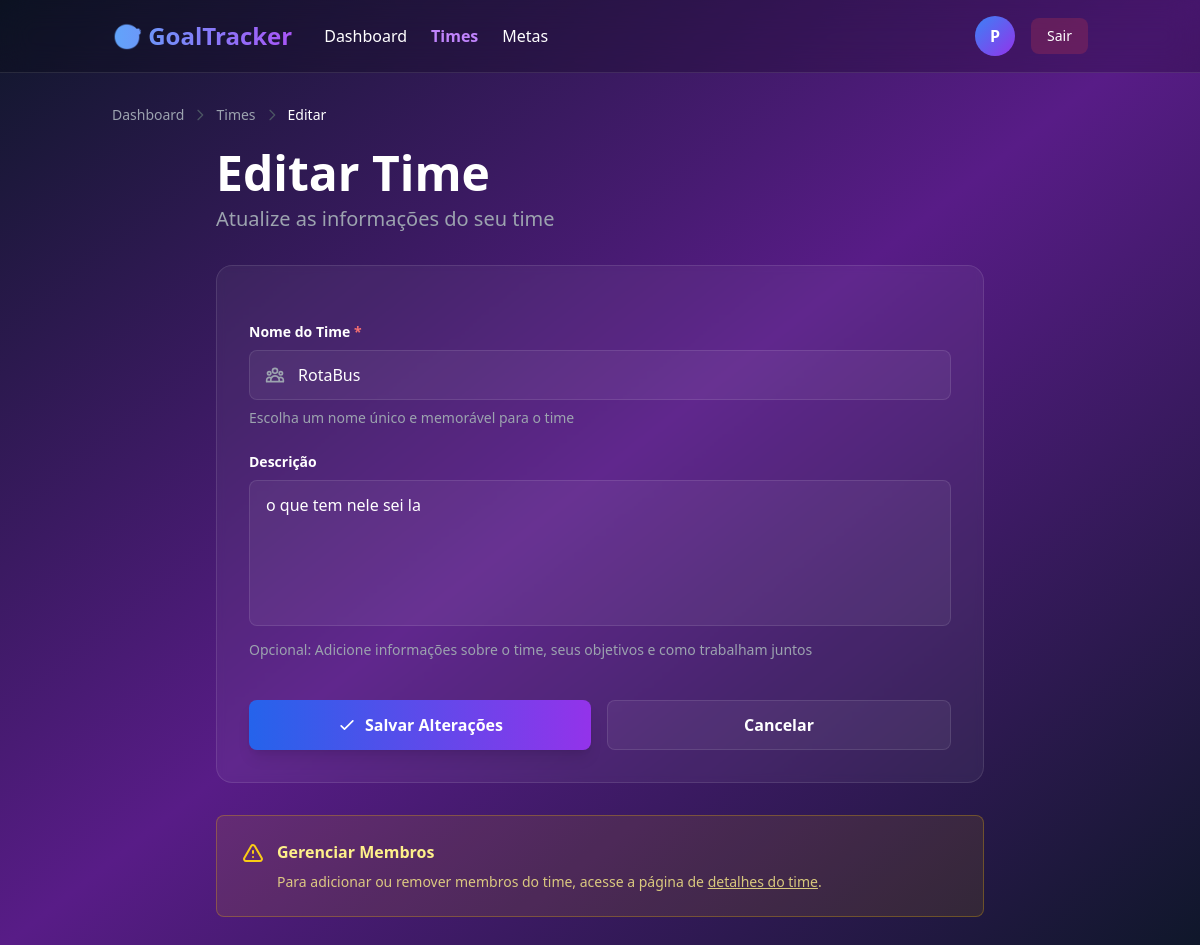
The page /team/2/edit/ (signed in) on the database its author committed.
### users/models.py (models this page shows, shortened)
class CustomUser(AbstractUser):
    photo = models.ImageField(upload_to="profiles/", blank=True, null=True)
    role = models.CharField(max_length=100, blank=True, null=True)

### teams/models.py (models this page shows, shortened)
class Team(models.Model):
    name = models.CharField(max_length=150)
    description = models.TextField(blank=True)
    owner = models.ForeignKey(CustomUser, on_delete=models.CASCADE, related_name='owned_teams')
    members = models.ManyToManyField(CustomUser, related_name="teams", blank=True)
    created_at = models.DateTimeField(auto_now_add=True)

### teams/views.py (the view)
# urls.py: path("<int:pk>/edit/", TeamUpdateView.as_view(), name="team-edit"),
class TeamUpdateView(LoginRequiredMixin, UpdateView):
    model = Team
    form_class = TeamForm
    template_name = "teams/team_form.html"
    success_url = reverse_lazy("team-list")

### teams/forms.py
class TeamForm (forms.ModelForm):
    class Meta:
        model = Team
        fields = ['name', 'description']

### templates/teams/team_form.html (shortened to what this page needs)
{% load static %}
<!DOCTYPE html>
<html lang="pt-BR">
<head>
    <script src="https://cdn.tailwindcss.com"></script>
</head>
<body class="bg-gradient-to-br from-slate-900 via-purple-900 to-slate-900 text-white min-h-screen">
    <nav class="bg-black/20 backdrop-blur-lg border-b border-white/10">
        <div class="container mx-auto px-6 py-4">
            <div class="flex justify-between items-center">
                <div class="flex items-center gap-8">
                    <a href="{% url 'core:home' %}" class="text-2xl font-bold bg-gradient-to-r from-blue-400 to-purple-500 bg-clip-text text-transparent">
                    </a>
                    <div class="hidden md:flex gap-6">
                        <a href="{% url 'core:dashboard' %}" class="hover:text-purple-400 transition">Dashboard</a>
                        <a href="{% url 'team-list' %}" class="text-purple-400 font-semibold">Times</a>
                        <a href="{% url 'goal-list' %}" class="hover:text-purple-400 transition">Metas</a>
                    </div>
                </div>
                <div class="flex items-center gap-4">
                    <div class="flex items-center gap-3">
                        {% if user.photo %}
                        <img src="{{ user.photo.url }}" alt="{{ user.username }}" class="w-10 h-10 rounded-full border-2 border-purple-500">
                        {% else %}
                        <div class="w-10 h-10 rounded-full bg-gradient-to-br from-blue-500 to-purple-600 flex items-center justify-center font-bold">
                            {{ user.username|first|upper }}
                        </div>
                        {% endif %}
                    </div>
                    <a href="{% url 'logout' %}" class="px-4 py-2 bg-red-500/20 hover:bg-red-500/30 rounded-lg transition text-sm">
                        Sair
                    </a>
                </div>
            </div>
        </div>
    </nav>
    <div class="container mx-auto px-6 py-8">
        <div class="flex items-center gap-2 text-sm mb-6">
            <a href="{% url 'core:dashboard' %}" class="text-gray-400 hover:text-white transition">Dashboard</a>
            <svg class="w-4 h-4 text-gray-600" fill="none" stroke="currentColor" viewBox="0 0 24 24">
                <path stroke-linecap="round" stroke-linejoin="round" stroke-width="2" d="M9 5l7 7-7 7"/>
            </svg>
            <a href="{% url 'team-list' %}" class="text-gray-400 hover:text-white transition">Times</a>
            <svg class="w-4 h-4 text-gray-600" fill="none" stroke="currentColor" viewBox="0 0 24 24">
                <path stroke-linecap="round" stroke-linejoin="round" stroke-width="2" d="M9 5l7 7-7 7"/>
            </svg>
            <span class="text-white">{% if object %}Editar{% else %}Criar{% endif %}</span>
        </div>
        <div class="max-w-3xl mx-auto">
            <div class="mb-8">
                <h1 class="text-4xl md:text-5xl font-bold mb-2">
                    {% if object %}
                        Editar Time
                    {% else %}
                        Criar Novo Time
                    {% endif %}
                </h1>
                <p class="text-xl text-gray-400">
                    {% if object %}
                        Atualize as informações do seu time
                    {% else %}
                        Preencha os dados para criar um novo time
                    {% endif %}
                </p>
            </div>
            <div class="bg-white/5 backdrop-blur-sm rounded-2xl p-8 border border-white/10">
                <form method="post" class="space-y-6">
                    <div>
                        <label for="{{ form.name.id_for_label }}" class="block text-sm font-semibold mb-2">
                            Nome do Time <span class="text-red-400">*</span>
                        </label>
                        <div class="relative">
                            <div class="absolute inset-y-0 left-0 pl-4 flex items-center pointer-events-none">
                            </div>
                            <input
                                type="text"
                                name="{{ form.name.name }}"
                                id="{{ form.name.id_for_label }}"
                                value="{{ form.name.value|default:'' }}"
                                class="w-full pl-12 pr-4 py-3 bg-white/5 border border-white/10 rounded-lg focus:outline-none focus:ring-2 focus:ring-purple-500 focus:border-transparent transition text-white placeholder-gray-500"
                                placeholder="Ex: Equipe de Marketing"
                                required
                            >
                        </div>
                        <p class="mt-2 text-sm text-gray-400">Escolha um nome único e memorável para o time</p>
                    </div>
                    <div>
                        <label for="{{ form.description.id_for_label }}" class="block text-sm font-semibold mb-2">
                            Descrição
                        </label>
                        <div class="relative">
                            <textarea
                                name="{{ form.description.name }}"
                                id="{{ form.description.id_for_label }}"
                                rows="5"
                                class="w-full px-4 py-3 bg-white/5 border border-white/10 rounded-lg focus:outline-none focus:ring-2 focus:ring-purple-500 focus:border-transparent transition text-white placeholder-gray-500 resize-none"
                                placeholder="Descreva o propósito e objetivos do time..."
                            >{{ form.description.value|default:'' }}</textarea>
                        </div>
                        <p class="mt-2 text-sm text-gray-400">Opcional: Adicione informações sobre o time, seus objetivos e como trabalham juntos</p>
                    </div>
                    <div class="flex flex-col sm:flex-row gap-4 pt-4">
                        <button
                            type="submit"
                            class="flex-1 px-6 py-3 bg-gradient-to-r from-blue-600 to-purple-600 hover:from-blue-700 hover:to-purple-700 rounded-lg font-semibold transition-all duration-300 hover:scale-105 shadow-lg flex items-center justify-center gap-2"
                        >
                            <svg class="w-5 h-5" fill="none" stroke="currentColor" viewBox="0 0 24 24">
                                <path stroke-linecap="round" stroke-linejoin="round" stroke-width="2" d="M5 13l4 4L19 7"/>
                            </svg>
                            {% if object %}Salvar Alterações{% else %}Criar Time{% endif %}
                        </button>
                        <a
                            href="{% url 'team-list' %}"
                            class="flex-1 px-6 py-3 bg-white/5 hover:bg-white/10 border border-white/10 rounded-lg font-semibold transition text-center"
                        >
                            Cancelar
                        </a>
                    </div>
                </form>
            </div>
            {% if object %}
            <div class="mt-8 bg-yellow-500/10 border border-yellow-500/30 rounded-lg p-6">
                <div class="flex items-start gap-3">
                    <svg class="w-6 h-6 text-yellow-400 mt-0.5" fill="none" stroke="currentColor" viewBox="0 0 24 24">
                        <path stroke-linecap="round" stroke-linejoin="round" stroke-width="2" d="M12 9v2m0 4h.01m-6.938 4h13.856c1.54 0 2.502-1.667 1.732-3L13.732 4c-.77-1.333-2.694-1.333-3.464 0L3.34 16c-.77 1.333.192 3 1.732 3z"/>
                    </svg>
                    <div>
                        <h3 class="font-semibold text-yellow-200 mb-2">Gerenciar Membros</h3>
                        <p class="text-sm text-yellow-200/80">
                            Para adicionar ou remover membros do time, acesse a página de <a href="{% url 'team-detail' object.pk %}" class="underline hover:text-yellow-100">detalhes do time</a>.
                        </p>
                    </div>
                </div>
            </div>
            {% endif %}
        </div>
    </div>
</body>
</html>

### rows shown on the page
CustomUser: username|first "P"
Team: name "RotaBus", description "o que tem nele sei la"
